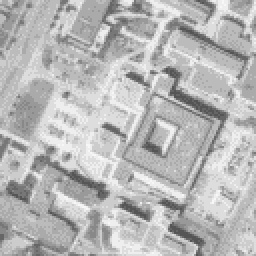
%> input picture Image-Processing-Using-MATLAB/Histograms/roof.gif, 128 x 128 px (shown 2 times larger)
$ octave main_imageEqualization.m   (GNU Octave 9; MATLAB toolbox functions it lacks are replaced by stand-ins)
%> lines starting %> are read from the running program, lines starting %| are printed output that depends on the picture
### Image-Processing-Using-MATLAB/Histograms/getHistogram.m
function result=getHistogram(inputImage)
    %tempInput=[8,7,9,11;8,8,7,6;8,8,11,10;10,10,9,8];
    %result=zeros(1,12);
    %[height,width]=size(tempInput);

    result=(zeros(1,256));
    [height,width]=size(inputImage);
    for i=1:height
        for j=1:width
            index=uint16(inputImage(i,j))+1;
            result(1,index)=result(1,index)+1;
            %result(1,uint16(inputImage(i,j)+1))=result(1,uint16(inputImage(i,j)+1))+1;
            %result(1,tempInput(i,j)+1)=result(1,tempInput(i,j)+1)+1;
        end
    end
end

### Image-Processing-Using-MATLAB/Histograms/getNormalizedHistogram.m
function result=getNormalizedHistogram(inputImage)
    %tempInput=[8,7,9,11;8,8,7,6;8,8,11,10;10,10,9,8];
    %result=getHistogram(tempInput);
    result=getHistogram(inputImage);
    %maxFrequency=max(result);
    %result(:,:)=result(:,:)/maxFrequency;
    result(:,:)=result(:,:)/sum(result);
end

### Image-Processing-Using-MATLAB/Histograms/getCDF.m
function cdf=getCDF(inputHist)
    cdf=inputHist;
    for i=2:256
        cdf(i)=cdf(i)+cdf(i-1);
    end
end

### Image-Processing-Using-MATLAB/Histograms/getEqualizedImage.m
function result=getEqualizedImage(inputImage,intensity)
%{
    INPUT:
   inputImage: Gray Sacale Image; intensity: new Intensity array for each
   old one
    OUTPUT: New Gray Scale Image with updated intensity
%}
    inputImage=uint16(inputImage);
    result=inputImage;
    for i=1:size(result,1)
        for j=1:size(result,2)
            index=inputImage(i,j)+1;
            result(i,j)=intensity(1,index);
        end
    end
    result=uint8(result);
end

### Image-Processing-Using-MATLAB/Histograms/main_imageEqualization.m
%ip=imread('screen.bmp');
%gry=convertToGray(ip);

gry=imread('roof.gif');
%> gry is the input picture: size 128x128 uint8; min 85, max 247, mean 183.5
% Step 1: Get normalized histogram of image
hist_original=getNormalizedHistogram(gry);
%> after the loop in getHistogram, `for i=1:height`: result = 256 values, max 3935 at index 188, min 0 at index 1, mean 64
%> hist_original = 256 values, max 0.24 at index 188, min 0 at index 1, mean 0.00391

% Step 2: Find CDF
cdf=getCDF(hist_original);
%> in getCDF, `cdf=inputHist;`: cdf has the same summary as hist_original outside getCDF
%> after the loop in getCDF, `for i=2:256`: cdf = 256 values from 0 to 1
%> cdf = 256 values from 0 to 1

% Step 3: Find new intensity
cdf=1+round(cdf*255);
%> cdf = 256 values from 1 to 256

% Step 4: Find equalized image based on cdf and old image
equalized_image=getEqualizedImage(gry,cdf);
%> after the loop in getEqualizedImage, `for i=1:size(result,1)`:
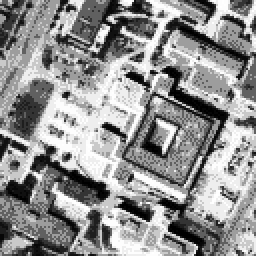
%> result: size 128x128 uint16 (shown 2 times larger); min 4, max 256, mean 147.9; drawn with min black and max white

% Post Calculations and subplot
hist_equalized=getNormalizedHistogram(equalized_image);
%> hist_equalized = 256 values, max 0.24 at index 161, min 0 at index 1, mean 0.00391

subplot(3,2,1),imshow(gry),title('Original Image');
subplot(3,2,2),plot(hist_original),title('Normalized Histogram of Original Image');
subplot(3,2,3),plot(cdf),title('CDF');
subplot(3,2,4),imshow(equalized_image),title('Equalized Image');
subplot(3,2,5),plot(hist_equalized),title('Equalied Image Histogram');
%> after `title('Equalied Image Histogram')`:
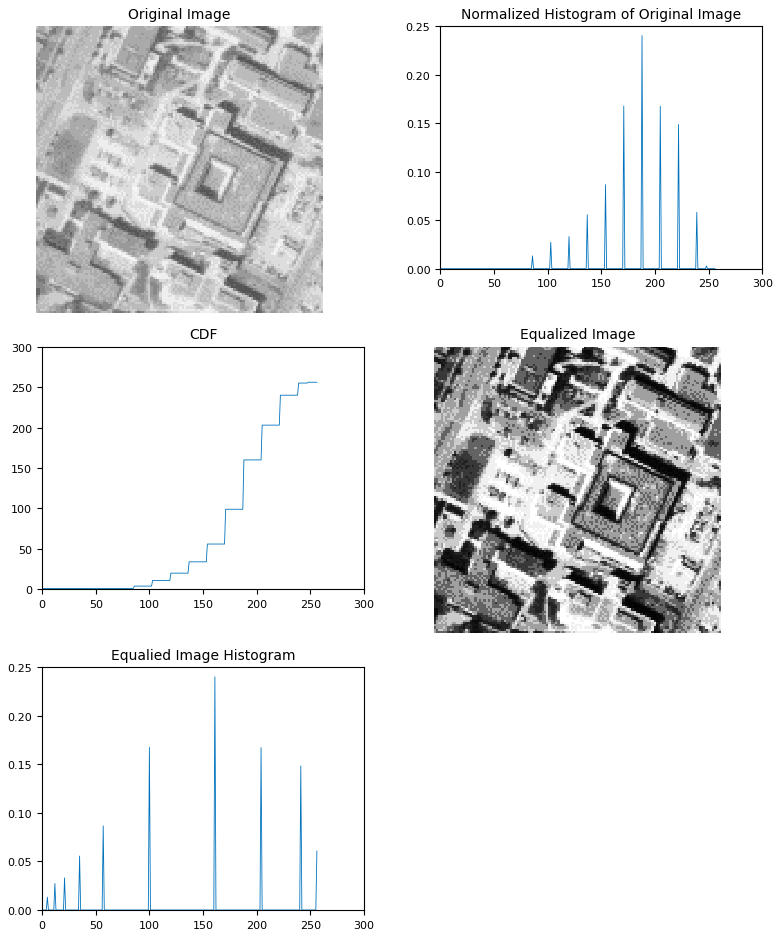
%> figure redrawn from the program's plot data, 5 panels

$ run again, with Image-Processing-Using-MATLAB/Histograms/cat.png saved as Image-Processing-Using-MATLAB/Histograms/roof.gif
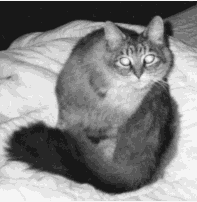
%> input picture Image-Processing-Using-MATLAB/Histograms/cat.png, 197 x 202 px
%> `gry=imread('roof.gif');`:
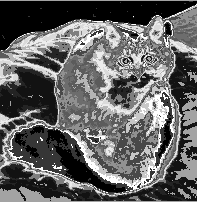
%> gry: size 202x197 uint8; min 0, max 14, mean 5.47; drawn with min black and max white
%> after the loop in getHistogram, `for i=1:height`: result = 256 values, max 6028 at index 1, min 0 at index 16, mean 155.4
%> hist_original = 256 values, max 0.151 at index 1, min 0 at index 16, mean 0.00391
%> in getCDF, `cdf=inputHist;`: cdf has the same summary as hist_original outside getCDF
%> after the loop in getCDF, `for i=2:256`: cdf = 256 values from 0.151 to 1
%> `cdf=1+round(cdf*255);`: cdf = 256 values from 40 to 256
%> in getEqualizedImage, `result=uint8(result);`:
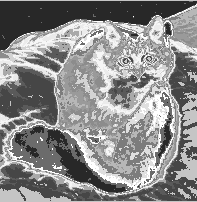
%> result: size 202x197 uint8; min 40, max 255, mean 138.6
%> hist_equalized = 256 values, max 0.151 at index 41, min 0 at index 1, mean 0.00391
